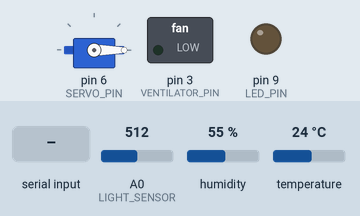
Bench run of a sketch on a simulated Arduino Uno, built with avr-gcc and run on an emulated ATmega328P. On the bench: servo, switched loads named in the sketch (green lamp = pin HIGH), output pins drawn as LEDs (lit = HIGH). The inputs (shaded band) are chosen by the test bench; at power-on: humidity 55 %, A0 (LIGHT_SENSOR) = 512, temperature 24 °C. What the sketch prints to the serial monitor is not drawn.

Above: at 1.8 s.
1.9 s: humidity set to 79 %
3.4 s: humidity set to 82 %
At 5.4 s:
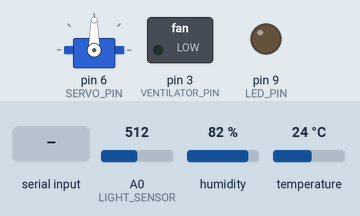
5.7 s: A0 (LIGHT_SENSOR) set to 486
At 6.6 s:
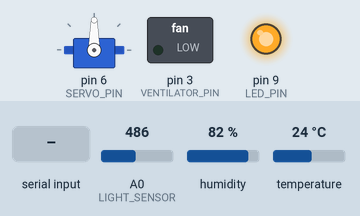
7.8 s: "V" received over the second serial link
At 8.9 s:
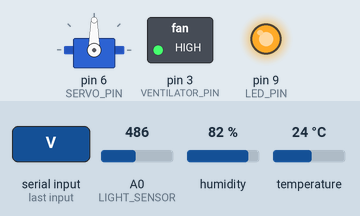
11.0 s: "O" received over the second serial link
At 12.5 s:
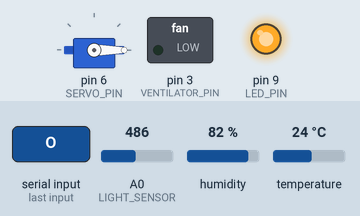
14.2 s: humidity set to 22 %
At 15.6 s:
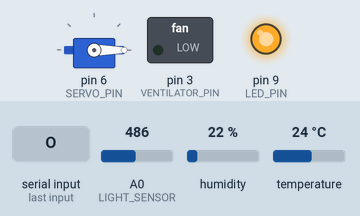
Timing chart, 0 to 17.2 s (numbered marks = the images above; inputs shaded):
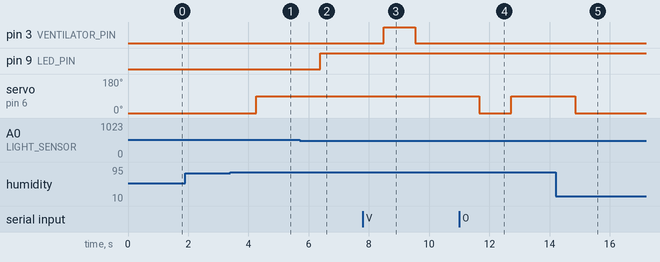

The sketch:

script.ino
```cpp
#include <DHT.h>
#include <Servo.h>
#include <SoftwareSerial.h>

#define DHTPIN 2
#define DHTTYPE DHT11
#define LIGHT_SENSOR A0
#define LED_PIN 9
#define VENTILATOR_PIN 3
#define SERVO_PIN 6

DHT dht(DHTPIN, DHTTYPE);
Servo windowServo;
SoftwareSerial bluetooth(10, 11); // RX, TX

float temperature;
float humidity;
int lightLevel;
boolean ventilatorState = false;
boolean lightState = false;
boolean windowState = false; // false: open, true: closed

void setup() {
    pinMode(VENTILATOR_PIN, OUTPUT);
    pinMode(LED_PIN, OUTPUT);
    dht.begin();
    windowServo.attach(SERVO_PIN);
    windowServo.write(0); // Start with window open
    bluetooth.begin(9600);
    Serial.begin(9600);
    Serial.println("Smart House System Initialized");
}

void loop() {
    // Read sensors
    temperature = dht.readTemperature();
    humidity = dht.readHumidity();
    lightLevel = analogRead(LIGHT_SENSOR);

    // Handle sensor-based logic
    handleVentilator();
    handleWindow();
    handleLights();

    // Handle Bluetooth commands
    if (bluetooth.available()) {
        char command = bluetooth.read();
        handleBluetoothCommand(command);
    }

    // Send data over Bluetooth
    sendDataToBluetooth();

    delay(1000); // Delay for sensor stability
}

void handleVentilator() {
    if (temperature > 30) { // High temperature threshold
        digitalWrite(VENTILATOR_PIN, HIGH);
        ventilatorState = true;
    } else {
        digitalWrite(VENTILATOR_PIN, LOW);
        ventilatorState = false;
    }
}

void handleWindow() {
    if (temperature < 15 || humidity > 80) { // Low temperature or high humidity
        closeWindow();
    } else {
        openWindow();
    }
}

void handleLights() {
    if (lightLevel < 500) { // Dark environment
        digitalWrite(LED_PIN, HIGH);
        lightState = true;
    } else {
        digitalWrite(LED_PIN, LOW);
        lightState = false;
    }
}

void closeWindow() {
    if (!windowState) {
        windowServo.write(90); // Close the window
        windowState = true;
    }
}

void openWindow() {
    if (windowState) {
        windowServo.write(0); // Open the window
        windowState = false;
    }
}

void handleBluetoothCommand(char command) {
    switch (command) {
        case 'L': // Toggle lights
            lightState = !lightState;
            digitalWrite(LED_PIN, lightState ? HIGH : LOW);
            break;
        case 'V': // Toggle ventilator
            ventilatorState = !ventilatorState;
            digitalWrite(VENTILATOR_PIN, ventilatorState ? HIGH : LOW);
            break;
        case 'O': // Open window
            openWindow();
            break;
        case 'C': // Close window
            closeWindow();
            break;
        case 'T': // Send temperature
            bluetooth.print("Temperature: ");
            bluetooth.println(temperature);
            break;
        case 'H': // Send humidity
            bluetooth.print("Humidity: ");
            bluetooth.println(humidity);
            break;
        default:
            bluetooth.println("Invalid Command");
            break;
    }
}

void sendDataToBluetooth() {
    bluetooth.print("Temp: ");
    bluetooth.print(temperature);
    bluetooth.print("C, Humidity: ");
    bluetooth.print(humidity);
    bluetooth.print("%, Light: ");
    bluetooth.print(lightLevel);
    bluetooth.println();
}
```

Measured:
- the behaviour switches between 80 and 81 % on humidity (found by bisection; images 0 and 1)
- the behaviour switches between 500 and 499 on A0 (LIGHT_SENSOR) (found by bisection; images 1 and 2)
- after the input at 1.9 s, every drawn part: stays the same
- after the input at 3.4 s, servo on pin 6 (SERVO_PIN): 0° → 90° after 0.86 s
- after the input at 5.7 s, pin 9 (LED_PIN): LOW → HIGH after 0.68 s
- after the input at 7.8 s, pin 3 (VENTILATOR_PIN): LOW → HIGH after 0.70 s, → LOW 1.0 s later
- after the input at 11.0 s, servo on pin 6 (SERVO_PIN): 90° → 0° after 0.66 s, → 90° 1.1 s later
- after the input at 14.2 s, servo on pin 6 (SERVO_PIN): 90° → 0° after 0.65 s
